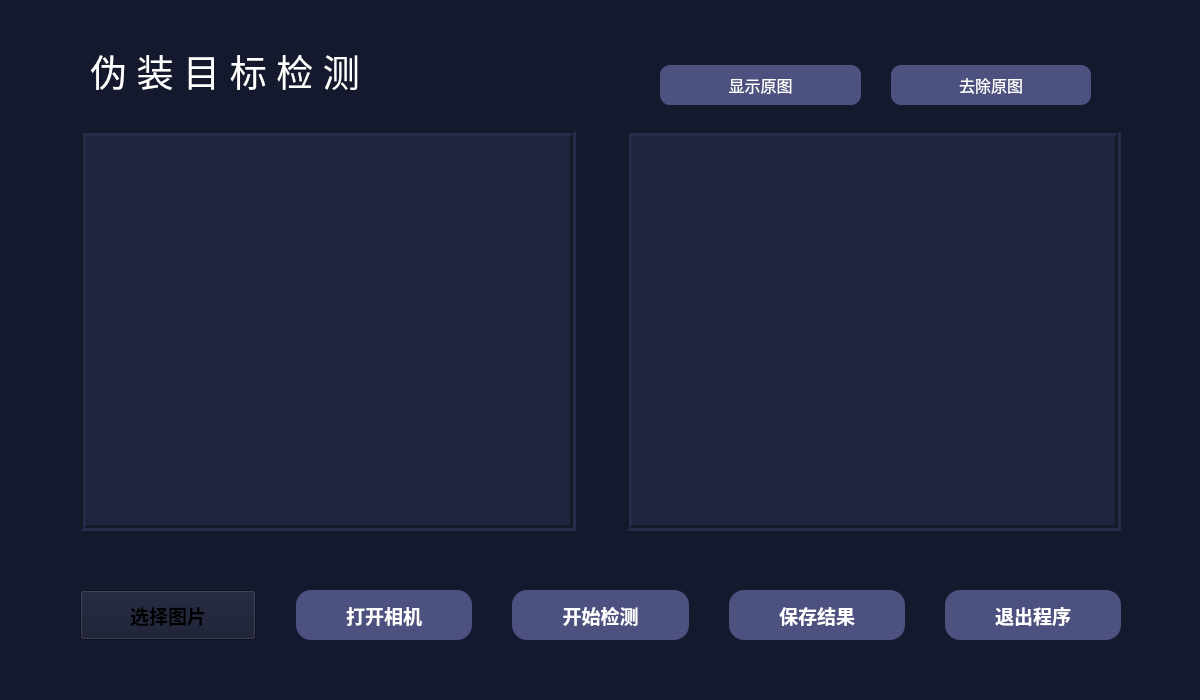
<?xml version="1.0" encoding="UTF-8"?>
<ui version="4.0">
 <class>cod</class>
 <widget class="QMainWindow" name="cod">
  <property name="geometry">
   <rect>
    <x>0</x>
    <y>0</y>
    <width>1200</width>
    <height>700</height>
   </rect>
  </property>
  <property name="minimumSize">
   <size>
    <width>1200</width>
    <height>700</height>
   </size>
  </property>
  <property name="maximumSize">
   <size>
    <width>1200</width>
    <height>700</height>
   </size>
  </property>
  <property name="font">
   <font>
    <kerning>false</kerning>
   </font>
  </property>
  <property name="windowTitle">
   <string>伪装目标检测</string>
  </property>
  <property name="windowIcon">
   <iconset>
    <normaloff>icon/main_window.png</normaloff>icon/main_window.png</iconset>
  </property>
  <widget class="QWidget" name="centralwidget">
   <property name="styleSheet">
    <string notr="true">background-color:rgb(21, 25, 46)</string>
   </property>
   <widget class="QWidget" name="layoutWidget">
    <property name="geometry">
     <rect>
      <x>0</x>
      <y>570</y>
      <width>1201</width>
      <height>91</height>
     </rect>
    </property>
    <layout class="QHBoxLayout" name="main_btn">
     <property name="spacing">
      <number>40</number>
     </property>
     <property name="sizeConstraint">
      <enum>QLayout::SetMinimumSize</enum>
     </property>
     <property name="leftMargin">
      <number>80</number>
     </property>
     <property name="topMargin">
      <number>0</number>
     </property>
     <property name="rightMargin">
      <number>80</number>
     </property>
     <item>
      <widget class="QPushButton" name="sel_img">
       <property name="minimumSize">
        <size>
         <width>0</width>
         <height>50</height>
        </size>
       </property>
       <property name="font">
        <font>
         <family>方正正纤黑简体</family>
         <pointsize>14</pointsize>
         <weight>75</weight>
         <bold>true</bold>
        </font>
       </property>
       <property name="styleSheet">
        <string notr="true">QPushButton{
	background-color: rgb(76, 81, 127);
	color: rgb(255, 255, 255);
	border-radius:15px;
	icon: url(./icon/sel_icon.png);
	hover{background-color: rgb(112, 119, 186)};
}
QPushButton:hover{
	background-color:rgb(119, 123, 177);
}</string>
       </property>
       <property name="text">
        <string>选择图片</string>
       </property>
       <property name="iconSize">
        <size>
         <width>30</width>
         <height>30</height>
        </size>
       </property>
      </widget>
     </item>
     <item>
      <widget class="QPushButton" name="open_cmr">
       <property name="minimumSize">
        <size>
         <width>0</width>
         <height>50</height>
        </size>
       </property>
       <property name="font">
        <font>
         <family>方正正纤黑简体</family>
         <pointsize>14</pointsize>
         <weight>75</weight>
         <bold>true</bold>
        </font>
       </property>
       <property name="styleSheet">
        <string notr="true">QPushButton{
	background-color: rgb(76, 81, 127);
	color: rgb(255, 255, 255);
	border-radius:15px;
	icon: url(./icon/camera_icon.png);
}
QPushButton:hover{
	background-color:rgb(119, 123, 177);
}</string>
       </property>
       <property name="text">
        <string>打开相机</string>
       </property>
       <property name="iconSize">
        <size>
         <width>30</width>
         <height>30</height>
        </size>
       </property>
      </widget>
     </item>
     <item>
      <widget class="QPushButton" name="start_cod">
       <property name="minimumSize">
        <size>
         <width>0</width>
         <height>50</height>
        </size>
       </property>
       <property name="font">
        <font>
         <family>方正正纤黑简体</family>
         <pointsize>14</pointsize>
         <weight>75</weight>
         <bold>true</bold>
        </font>
       </property>
       <property name="styleSheet">
        <string notr="true">QPushButton{
	background-color: rgb(76, 81, 127);
	color: rgb(255, 255, 255);
	border-radius:15px;	
	icon: url(./icon/cod_icon.png);
}
QPushButton:hover{
	background-color:rgb(119, 123, 177);
}</string>
       </property>
       <property name="text">
        <string>开始检测</string>
       </property>
       <property name="iconSize">
        <size>
         <width>30</width>
         <height>30</height>
        </size>
       </property>
      </widget>
     </item>
     <item>
      <widget class="QPushButton" name="save_img">
       <property name="minimumSize">
        <size>
         <width>0</width>
         <height>50</height>
        </size>
       </property>
       <property name="font">
        <font>
         <family>方正正纤黑简体</family>
         <pointsize>14</pointsize>
         <weight>75</weight>
         <bold>true</bold>
        </font>
       </property>
       <property name="styleSheet">
        <string notr="true">QPushButton{
	background-color: rgb(76, 81, 127);
	color: rgb(255, 255, 255);
	border-radius:15px;
	icon: url(./icon/save_icon.png);
}
QPushButton:hover{
	background-color:rgb(119, 123, 177);
}</string>
       </property>
       <property name="text">
        <string>保存结果</string>
       </property>
       <property name="iconSize">
        <size>
         <width>30</width>
         <height>30</height>
        </size>
       </property>
      </widget>
     </item>
     <item>
      <widget class="QPushButton" name="ext">
       <property name="sizePolicy">
        <sizepolicy hsizetype="Minimum" vsizetype="Fixed">
         <horstretch>0</horstretch>
         <verstretch>0</verstretch>
        </sizepolicy>
       </property>
       <property name="minimumSize">
        <size>
         <width>0</width>
         <height>50</height>
        </size>
       </property>
       <property name="font">
        <font>
         <family>方正正纤黑简体</family>
         <pointsize>14</pointsize>
         <weight>75</weight>
         <bold>true</bold>
        </font>
       </property>
       <property name="styleSheet">
        <string notr="true">QPushButton{
	background-color: rgb(76, 81, 127);
	color: rgb(255, 255, 255);
	border-radius:15px;
	icon: url(./icon/ext_icon.png);
}
QPushButton:hover{
	background-color:rgb(119, 123, 177);
}
</string>
       </property>
       <property name="text">
        <string>退出程序</string>
       </property>
       <property name="iconSize">
        <size>
         <width>30</width>
         <height>30</height>
        </size>
       </property>
      </widget>
     </item>
    </layout>
   </widget>
   <widget class="QWidget" name="layoutWidget">
    <property name="geometry">
     <rect>
      <x>0</x>
      <y>130</y>
      <width>1201</width>
      <height>401</height>
     </rect>
    </property>
    <layout class="QHBoxLayout" name="img_show">
     <property name="spacing">
      <number>50</number>
     </property>
     <property name="leftMargin">
      <number>80</number>
     </property>
     <property name="rightMargin">
      <number>80</number>
     </property>
     <item>
      <widget class="QLabel" name="ori_img">
       <property name="styleSheet">
        <string notr="true">background-color: rgb(32, 37, 63)</string>
       </property>
       <property name="frameShape">
        <enum>QFrame::Box</enum>
       </property>
       <property name="frameShadow">
        <enum>QFrame::Sunken</enum>
       </property>
       <property name="lineWidth">
        <number>3</number>
       </property>
       <property name="text">
        <string/>
       </property>
      </widget>
     </item>
     <item>
      <widget class="QLabel" name="cod_img">
       <property name="styleSheet">
        <string notr="true">background-color: rgb(32, 37, 63)</string>
       </property>
       <property name="frameShape">
        <enum>QFrame::Box</enum>
       </property>
       <property name="frameShadow">
        <enum>QFrame::Sunken</enum>
       </property>
       <property name="lineWidth">
        <number>3</number>
       </property>
       <property name="text">
        <string/>
       </property>
      </widget>
     </item>
    </layout>
   </widget>
   <widget class="QWidget" name="layoutWidget">
    <property name="geometry">
     <rect>
      <x>630</x>
      <y>60</y>
      <width>491</width>
      <height>51</height>
     </rect>
    </property>
    <layout class="QHBoxLayout" name="sel_show">
     <property name="spacing">
      <number>30</number>
     </property>
     <property name="leftMargin">
      <number>30</number>
     </property>
     <property name="rightMargin">
      <number>30</number>
     </property>
     <item>
      <widget class="QPushButton" name="ori_show">
       <property name="minimumSize">
        <size>
         <width>0</width>
         <height>40</height>
        </size>
       </property>
       <property name="font">
        <font>
         <family>方正正纤黑简体</family>
         <pointsize>12</pointsize>
        </font>
       </property>
       <property name="styleSheet">
        <string notr="true">QPushButton{
	background-color: rgb(76, 81, 127);
	color: rgb(255, 255, 255);
	border-radius:10px;
	icon: url(./icon/show_icon.png);
}
QPushButton:hover{
	background-color:rgb(119, 123, 177);
}</string>
       </property>
       <property name="text">
        <string>显示原图</string>
       </property>
      </widget>
     </item>
     <item>
      <widget class="QPushButton" name="ori_hide">
       <property name="minimumSize">
        <size>
         <width>0</width>
         <height>40</height>
        </size>
       </property>
       <property name="font">
        <font>
         <family>方正正纤黑简体</family>
         <pointsize>12</pointsize>
        </font>
       </property>
       <property name="styleSheet">
        <string notr="true">QPushButton{
	background-color: rgb(76, 81, 127);
	color: rgb(255, 255, 255);
	border-radius:10px;
	icon: url(./icon/hide_icon.png);
}
QPushButton:hover{
	background-color:rgb(119, 123, 177);
}</string>
       </property>
       <property name="text">
        <string>去除原图</string>
       </property>
      </widget>
     </item>
    </layout>
   </widget>
   <widget class="QLabel" name="label">
    <property name="geometry">
     <rect>
      <x>90</x>
      <y>50</y>
      <width>481</width>
      <height>41</height>
     </rect>
    </property>
    <property name="font">
     <font>
      <family>方正兰亭粗黑_GBK</family>
      <pointsize>28</pointsize>
     </font>
    </property>
    <property name="styleSheet">
     <string notr="true">color:rgb(255, 255, 255)</string>
    </property>
    <property name="text">
     <string>伪 装 目 标 检 测</string>
    </property>
   </widget>
  </widget>
 </widget>
 <resources/>
 <connections>
  <connection>
   <sender>sel_img</sender>
   <signal>clicked()</signal>
   <receiver>cod</receiver>
   <slot>select_image()</slot>
   <hints>
    <hint type="sourcelabel">
     <x>208</x>
     <y>610</y>
    </hint>
    <hint type="destinationlabel">
     <x>261</x>
     <y>456</y>
    </hint>
   </hints>
  </connection>
  <connection>
   <sender>ext</sender>
   <signal>clicked()</signal>
   <receiver>cod</receiver>
   <slot>exit_app()</slot>
   <hints>
    <hint type="sourcelabel">
     <x>978</x>
     <y>606</y>
    </hint>
    <hint type="destinationlabel">
     <x>905</x>
     <y>456</y>
    </hint>
   </hints>
  </connection>
  <connection>
   <sender>open_cmr</sender>
   <signal>clicked()</signal>
   <receiver>cod</receiver>
   <slot>open_camera()</slot>
   <hints>
    <hint type="sourcelabel">
     <x>391</x>
     <y>604</y>
    </hint>
    <hint type="destinationlabel">
     <x>501</x>
     <y>460</y>
    </hint>
   </hints>
  </connection>
  <connection>
   <sender>start_cod</sender>
   <signal>clicked()</signal>
   <receiver>cod</receiver>
   <slot>cod_image()</slot>
   <hints>
    <hint type="sourcelabel">
     <x>588</x>
     <y>607</y>
    </hint>
    <hint type="destinationlabel">
     <x>705</x>
     <y>459</y>
    </hint>
   </hints>
  </connection>
  <connection>
   <sender>ori_show</sender>
   <signal>clicked()</signal>
   <receiver>cod</receiver>
   <slot>ori_image_show()</slot>
   <hints>
    <hint type="sourcelabel">
     <x>677</x>
     <y>62</y>
    </hint>
    <hint type="destinationlabel">
     <x>614</x>
     <y>35</y>
    </hint>
   </hints>
  </connection>
  <connection>
   <sender>ori_hide</sender>
   <signal>clicked()</signal>
   <receiver>cod</receiver>
   <slot>ori_image_hide()</slot>
   <hints>
    <hint type="sourcelabel">
     <x>951</x>
     <y>69</y>
    </hint>
    <hint type="destinationlabel">
     <x>755</x>
     <y>55</y>
    </hint>
   </hints>
  </connection>
  <connection>
   <sender>save_img</sender>
   <signal>clicked()</signal>
   <receiver>cod</receiver>
   <slot>save_image()</slot>
   <hints>
    <hint type="sourcelabel">
     <x>792</x>
     <y>609</y>
    </hint>
    <hint type="destinationlabel">
     <x>871</x>
     <y>542</y>
    </hint>
   </hints>
  </connection>
 </connections>
 <slots>
  <slot>select_image()</slot>
  <slot>exit_app()</slot>
  <slot>open_camera()</slot>
  <slot>cod_image()</slot>
  <slot>ori_image_show()</slot>
  <slot>ori_image_hide()</slot>
  <slot>save_image()</slot>
 </slots>
</ui>
